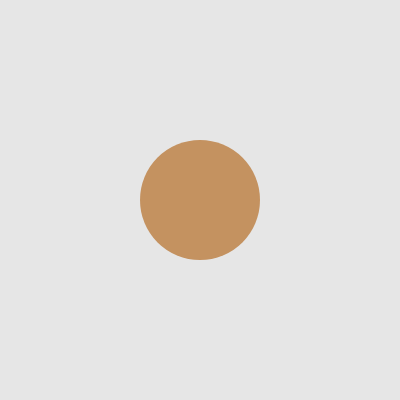
Frame 1 (no input)
Frame 60 (no input): identical to frame 1, image omitted
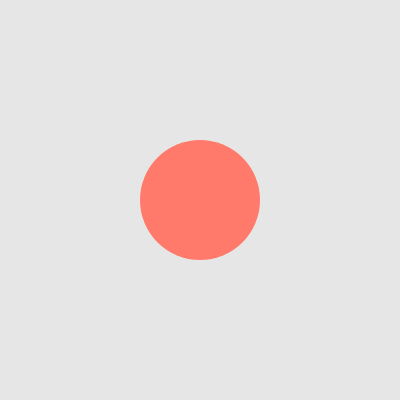
Frame 120 (the mouse pressed at the canvas centre since frame 60)

The p5.js sketch that drew these frames (run headless with seeded random() and noise() and a simulated clock; from frame 60 on, the mouse is pressed at the canvas centre):

// p5.js sketch
// ── sketch.js
// DM2008 — Activity 4a [Guided]
// Bake a Cookie (30 min)
//
// A class is a blueprint — Cookie describes what every cookie has and can do.
// Your job is to complete the class, then add movement and a flavor randomizer.
//
// Suggested order:
// 1. Add the missing properties to the constructor (sz, x, y)
// 2. Fix show() so it uses this.flavor, this.x, this.y, this.sz
// 3. Implement move() and randomFlavor()
// 4. Wire them up in keyPressed() and mousePressed()
//
// Stretch: add a second cookie with different starting values.

let cookie;
let flavor = ["chocolate", "vanilla"];

function setup() {
  createCanvas(400, 400);
  noStroke();
  cookie = new Cookie("chocolate", 120, width / 2, height / 2);
}

function draw() {
  background(230);
  cookie.show();
}

class Cookie {
  constructor(flavor, sz, x, y) {
    // this. binds each value to this specific cookie object
    // Add the missing properties below
    this.flavor = flavor;
    this.sz = sz;
    this.x = x;
    this.y = y;
  }

 
    // Fix this method — it should use this.flavor, this.x, this.y, this.sz
   show() {
  switch (this.flavor) {
    case "chocolate":
      fill(196, 146, 96);
      ellipse(this.x, this.y, this.sz);
      break;

    case "vanilla":
      fill(255, 223, 150);
      ellipse(this.x, this.y, this.sz);
      break;

    case "strawberry":
      fill(255, 122, 107);
      ellipse(this.x, this.y, this.sz);
      break;

    case "egg":
      // White outer ellipse
      fill(255, 255, 255);
      ellipse(this.x, this.y, 120, 120);

      // Yellow centre ellipse
      fill(255, 255, 0);
      ellipse(this.x, this.y, 50, 50);
      break;

    default:
      fill(220, 180, 120);
      ellipse(this.x, this.y, this.sz);
  }
}

  // Add a move() method — update this.x or this.y based on which key is pressed
  move() {
   switch (key) {
    case RIGHT_ARROW:
      this.x += 50;
      break;

    case LEFT_ARROW:
      this.x -= 50;
      break;

    case UP_ARROW:
      this.y -= 50;
      break;

    case DOWN_ARROW:
      this.y += 50;
      break;
    }
  }

  // Add a randomFlavor() method — set this.flavor to one of at least 3 options
  randomFlavor() {
    let flavors = ["chocolate", "vanilla", "strawberry", "egg"];
    this.flavor = random(flavors);
  }
}

// Call cookie.move() when an arrow key is pressed
function keyPressed() {
  if (key == 1 || key == 2);
  cookie.move();
}

// Call cookie.randomFlavor() when the mouse is clicked
function mousePressed() {
  cookie.randomFlavor();
  cookie.x = width / 2;
  cookie.y = height / 2;
}
